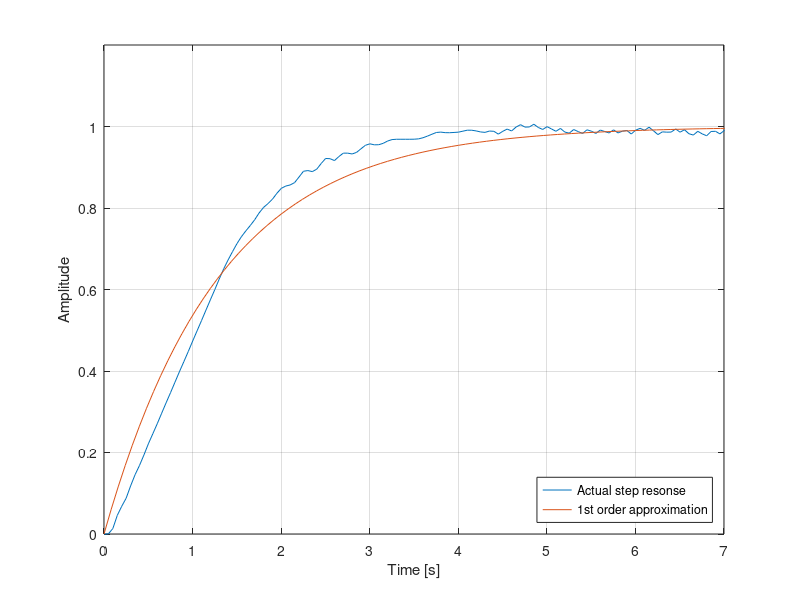
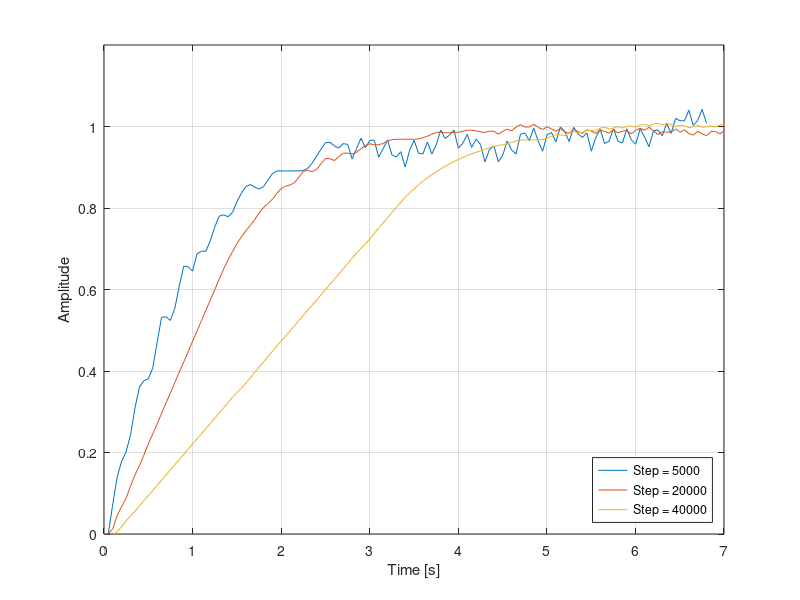

The MATLAB script that drew these images, in order:
clear
clc

k =1;
tau= 1.301;
s = tf('s');
G = k/(tau*s+1)
[B, t] = step(G);

A1=load('throt1.txt');
A2=load('throt4.txt');
A3=load('throt5.txt');

figure(1)
plot((A1(:,2)-A1(1,2))/1000,A1(:,1)/20000)
hold on
plot(t,B)
xlabel('Time [s]') 
ylabel('Amplitude') 
grid on
xlim([0 7])
ylim([0 1.2])
legend({'Actual step resonse','1st order approximation'},'Location','southeast')
hold off

figure(2)
plot((A2(:,2)-A2(1,2))/1000,-A2(:,1)/5000)
hold on
plot((A1(:,2)-A1(1,2))/1000,A1(:,1)/20000)
plot((A3(:,2)-A3(1,2))/1000,A3(:,1)/40000)
xlabel('Time [s]') 
ylabel('Amplitude') 
grid on
xlim([0 7])
ylim([0 1.2])
legend({'Step = 5000','Step = 20000', 'Step = 40000'},'Location','southeast')
hold off